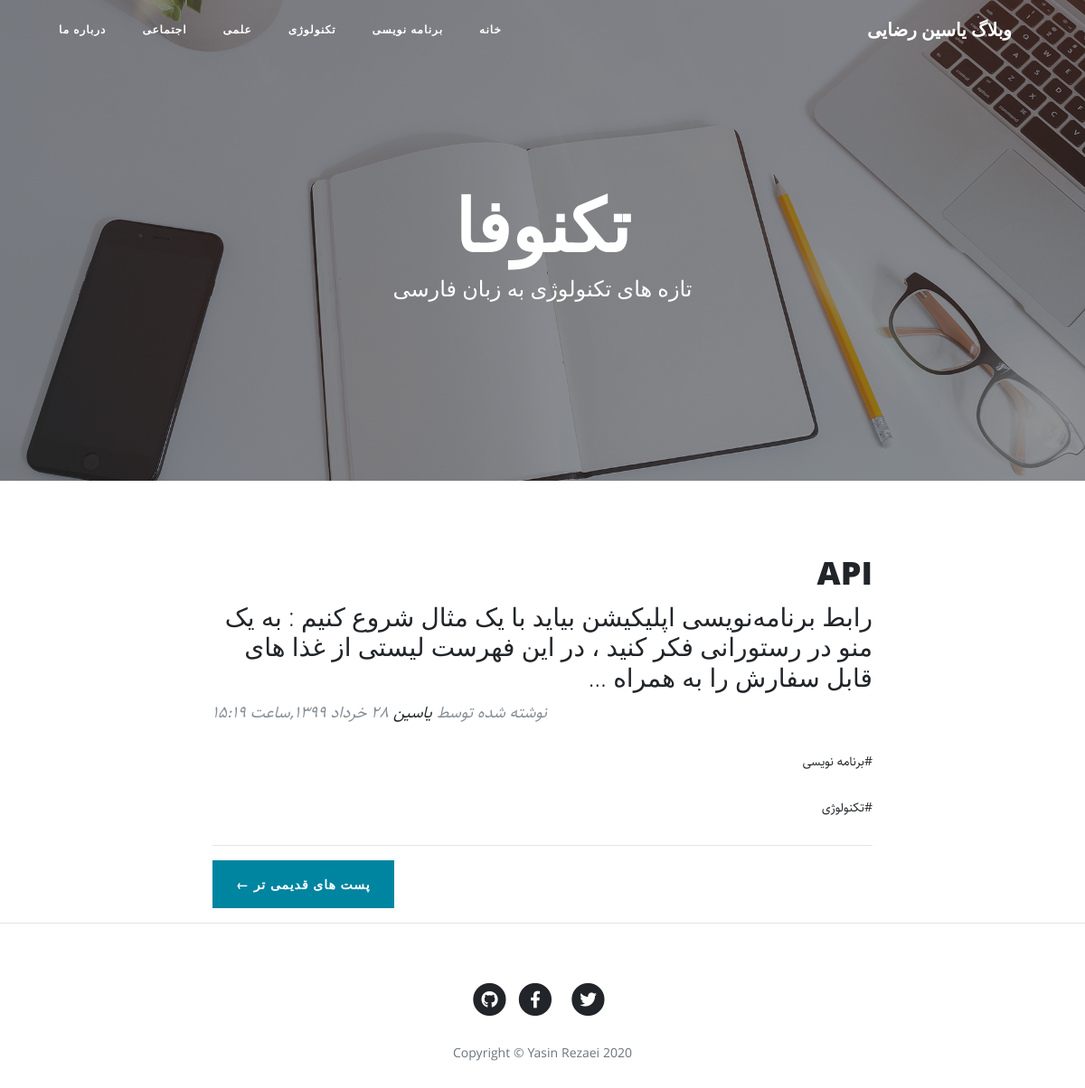
/category/programming, run on the app's committed database.
### blog/models.py (models this page shows, shortened)
class Category(models.Model):
    title=models.CharField(max_length=100,verbose_name="عنوان دسته بندی")
    slug=models.SlugField(max_length=100,unique=True,verbose_name="آدرس دسته بندی")
    status=models.BooleanField(default=True,verbose_name="آیا نمایش داده شود؟")
    position=models.IntegerField(verbose_name="پوزیشن")
    class Meta:
        verbose_name="دسته بندی"
        verbose_name_plural="دسته بندی ها"
        ordering=['position']

class Article(models.Model):
    STATUS_CHOICES=(
        ('d','پیش نویس'),
        ('p','منتشر شده'),
    )
    title=models.CharField(max_length=100,verbose_name="عنوان مقاله")
    slug=models.SlugField(max_length=100,unique=True,verbose_name="آدرس مقاله")
    writer=models.ManyToManyField(Writer,verbose_name="نویسنده")
    category=models.ManyToManyField(Category,verbose_name="دسته بندی",related_name="articles")
    description=models.TextField(verbose_name="محتوا")
    thumbnail=models.ImageField(upload_to="images",verbose_name="تصویر")
    publish=models.DateTimeField(default=timezone.now,verbose_name="زمان انتشار")
    created=models.DateTimeField(auto_now_add=True)
    updated=models.DateTimeField(auto_now=True)
    status=models.CharField(max_length=1,choices=STATUS_CHOICES,verbose_name="وضعیت")
    class Meta:
        verbose_name="مقاله"
        verbose_name_plural="مقالات"
        ordering=['-publish']
    def jpublish(self):
        return jalali_converter(self.publish)
    jpublish.short_description="زمان انتشار"
    def category_published(self):
        return self.category.filter(status=True)

### blog/views.py (the view)
# urls.py: path('category/<slug:slug>',category,name="category"),
def category(request,slug):
    context={
        "category":get_object_or_404(Category,slug=slug,status=True)
        }
    return render(request,"blog/category.html",context)

### blog/templatetags/base_tags.py (called while the page is built)
@register.simple_tag
def title():
    return "وبلاگ یاسین رضایی"

@register.inclusion_tag("blog/partials/category_navbar.html")
def category_navbar():
    return {
        "category":Category.objects.filter(status=True)
    }

### extensions/jalali.py (called while the page is built)
    def persian_tuple(self):
        return self.persian_year, self.persian_month, self.persian_day

### extensions/utils.py (called while the page is built)
def persian_numbers_converter(Str):
    numbers={
        "0":"۰",
        "1":"۱",
        "2":"۲",
        "3":"۳",
        "4":"۴",
        "5":"۵",
        "6":"۶",
        "7":"۷",
        "8":"۸",
        "9":"۹"
    }
    for e,p in numbers.items():
        Str=Str.replace(e,p)
    return Str

def jalali_converter(time):
    jmonth=[
        "فروردین"
        ,"اردیبهشت"
        ,"خرداد"
        ,"تیر"
        ,"مرداد"
        ,"شهریور"
        ,"مهر"
        ,"آبان"
        ,"آذر"
        ,"دی"
        ,"بهمن"
        ,"اسفند"
    ]
    time=timezone.localtime(time)
    time_to_str="{},{},{}".format(time.year,time.month,time.day)
    time_to_tuple=jalali.Gregorian(time_to_str).persian_tuple()
    time_to_list=list(time_to_tuple)
    for index,month in enumerate(jmonth):
        if time_to_list[1]==index+1:
            time_to_list[1]=month
            break
    output="{} {} {},ساعت {}:{}".format(
        time_to_list[2],
        time_to_list[1],
        time_to_list[0],
        time.hour,
        time.minute,
    )
    return persian_numbers_converter(output)

### blog/templates/blog/category.html
{%extends 'blog/base.html'%}
{%load static%}
{%block main%}
  <header class="masthead" style="background-image: url('{%static 'blog/img/home-bg.jpg' %}')">
    <div class="overlay"></div>
    <div class="container">
      <div class="row">
        <div class="col-lg-8 col-md-10 mx-auto">
          <div class="site-heading">
            <h1>تکنوفا</h1>
            <span class="subheading">تازه های تکنولوژی به زبان فارسی</span>
          </div>
        </div>
      </div>
    </div>
  </header>
  <div class="container">
    <div class="row">
      <div class="col-lg-8 col-md-10 mx-auto">
      {%for article in category.articles.all%}
        <div class="post-preview">
          <a href="{%url 'blog:detail' article.slug%}">
            <h2 class="post-title">
              {{article.title}}
            </h2>
            <h3 class="post-subtitle">
              {{article.description|truncatewords:30}}
            </h3>
          </a>
          <p class="post-meta">نوشته شده توسط
            <a href="#">یاسین</a>
            {{article.jpublish}}</p>
            <div>
              {%for cat in article.category_published.all%}
                    <p>#{{cat.title}}</p>
              {%endfor%}
            </div>
        </div>
        <hr>
      {%endfor%}
        <div class="clearfix pagger-botton">
          <a class="btn btn-primary float-right" href="#">پست های قدیمی تر &larr;</a>
        </div>
      </div>
    </div>
  </div>
  <hr>
{%endblock%}

### blog/templates/blog/partials/category_navbar.html
<div class="collapse navbar-collapse" id="navbarResponsive">
    <ul class="navbar-nav ml-auto">
      <li class="nav-item">
        <a class="nav-link" href="{%url 'blog:home'%}">خانه</a>
      </li>
      {%for cat in category %}
        <li class="nav-item">
          <a class="nav-link" href="{%url 'blog:category' cat.slug %}">{{cat.title}}</a>
        </li>
      {%endfor%}
      <li class="nav-item">
        <a class="nav-link" href="{%url 'blog:about'%}">درباره ما</a>
      </li>
    </ul>
  </div>

### blog/static/blog/css/rtl.css (style rules this page uses)
body { direction: rtl; text-align: right; font-family: "Sahel"; font-size: 14px; }
.navbar-nav { margin-left: initial !important; margin-right: auto; }
.post-meta { text-align: left; }
.pagger-botton { float: left !important; }

### data on the page
Category: title "برنامه نویسی"
Category: title "تکنولوژی"
Category: title "علمی"
Category: title "اجتماعی"
Article: title "API", description "رابط برنامه‌نویسی اپلیکیشن بیاید با یک مثال شروع کنیم : به یک منو در رستورانی فکر کنید ، در این فهرست لیستی از غذا های قابل سفارش را به همراه …", jpublish "۲۸ خرداد ۱۳۹۹,ساعت ۱۵:۱۹"
